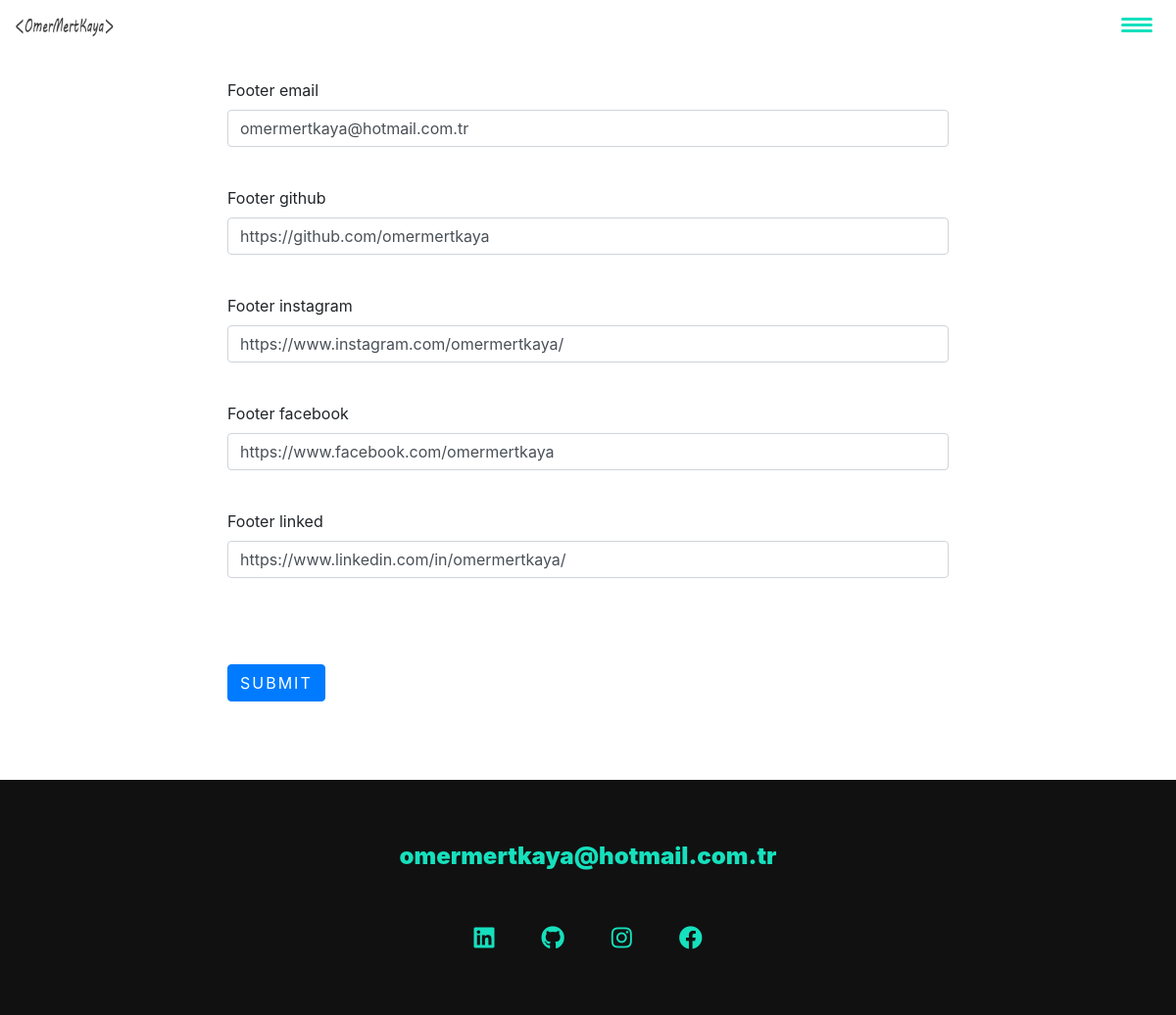
Page /update/footersection/1 (signed in) on the committed database.
### portapp/models.py (models this page shows)
class WebLogoName(models.Model):
    web_name = models.CharField(max_length=225,help_text="This is your site title")
    web_logo = models.ImageField(null= True, blank=True)

class FooterSection(models.Model):
    footer_linked = models.CharField(max_length=300, blank=True)
    footer_github = models.CharField(max_length=300, blank=True)
    footer_instagram = models.CharField(max_length=300, blank=True)
    footer_facebook = models.CharField(max_length=300, blank=True)
    footer_email = models.CharField(max_length=300, blank=True)

### portapp/views.py (the view)
# urls.py: path("update/footersection/<int:pk>", FooterSectionUpdateView.as_view(), name="update-footersection"),
class FooterSectionUpdateView(UpdateView):
    model = FooterSection
    template_name = "update_footersection.html"
    fields=['footer_linked','footer_github','footer_instagram','footer_facebook','footer_email']
    success_url ="/"
    def get_context_data(self, **kwargs):
            context = super().get_context_data(**kwargs)
            context["FooterSection"] = FooterSection.objects.get(id=1)
            context1 = super().get_context_data(**kwargs)
            context1["WebLogoName"] = WebLogoName.objects.get(id=1)
            context.update(context1)
            return context

### portapp/templates/update_footersection.html (shortened to what this page needs)
{% load static %}
{% if user.is_authenticated %}
<!DOCTYPE html>
<html lang="en">
<head>
    <link rel="stylesheet" type="text/css" href="{% static 'css/style.css' %}">
    <link rel="stylesheet" href="https://cdnjs.cloudflare.com/ajax/libs/normalize/7.0.0/normalize.min.css">
    <link rel="stylesheet" href="https://cdnjs.cloudflare.com/ajax/libs/font-awesome/5.11.2/css/all.css" />
    <link rel="stylesheet" href="https://stackpath.bootstrapcdn.com/bootstrap/4.1.3/css/bootstrap.min.css">
</head>
<body>
<header>
    <div class="logo">
        <a href="/">
        <img src="../../media/images/{{WebLogoName.web_logo}}" alt="">
        </a>
    </div>
    <button class="nav-toggle" aria-label="toggle navigation">
        <span class="hamburger"></span>
    </button>
</header>
        <section class="update__footersection" >
                {% load crispy_forms_tags %}
                        <form method="Post" enctype="multipart/form-data">
                                {{ form.footer_email|as_crispy_field}}
                                <br>
                                {{ form.footer_github|as_crispy_field}}
                                <br>
                                {{ form.footer_instagram|as_crispy_field}}
                                <br>
                                {{ form.footer_facebook|as_crispy_field}}
                                <br>
                                {{ form.footer_linked|as_crispy_field }}
                                <br>
                                <br>
                                <br>
                                <button type="submit" class="btn btn-primary">Submit</button>
                        </form>
        </section>
<footer class="footer">
    <a href="mailto:{{FooterSection.footer_email}}" class="footer__link">{{FooterSection.footer_email}}</a>
    <ul class="social-list">
        <li class="social-list__item">
            <a class="social-list__link" href="{{FooterSection.footer_linked}}">
                <i class="fab fa-linkedin"></i>
            </a>
        </li>
        <li class="social-list__item">
            <a class="social-list__link" href="{{FooterSection.footer_github}}">
                <i class="fab fa-github"></i>
            </a>
        </li>
        <li class="social-list__item">
            <a class="social-list__link" href="{{FooterSection.footer_instagram}}">
                <i class="fab fa-instagram"></i>
            </a>
        </li>
        <li class="social-list__item">
            <a class="social-list__link" href="{{FooterSection.footer_facebook}}">
                <i class="fab fa-facebook"></i>
            </a>
        </li>
    </ul>
</footer>
</body>
</html>
{% else %}
{% include "404.html" %}
{% endif %}

### static/css/style.css (style rules this page uses)
*, *::before, *::after { box-sizing: border-box; }
:root { --ff-primary: 'Source Sans Pro', sans-serif; --ff-secondary: 'Source Code Pro', monospace; --fw-reg: 300; --fw-bold: 900; --clr-light: #fff; --clr-dark: #303030; --clr-accent: #16e0bd; --fs-h1: 3rem; --fs-h2: 2.25rem; --fs-h3: 1.25rem; --fs-body: 1rem; --bs: 0.25em 0.25em 0.75em rgba(0,0,0,.25), 0.125em 0.125em 0.25em rgba(0,0,0,.15); }
@media (min-width: 800px) { :root { --fs-h1: 4.5rem; --fs-h2: 3.75rem; --fs-h3: 1.5rem; --fs-body: 1.125rem; } }
html { scroll-behavior: smooth; }
body { background: var(--clr-light); color: var(--clr-dark); margin: 0; font-family: var(--ff-primary); font-size: var(--fs-body); line-height: 1.6; }
section { padding: 5em 2em; }
img { display: block; max-width: 100%; }
.btn { display: inline-block; padding: .5em 2.5em; background: var(--clr-accent); color: var(--clr-dark); text-decoration: none; cursor: pointer; font-size: .8rem; text-transform: uppercase; letter-spacing: 2px; font-weight: var(--fw-bold); transition: transform 200ms ease-in-out; }
header { display: flex; justify-content: space-between; padding: 1em; position: fixed; z-index: 9999; width: 100%; }
.logo { max-width: 100px; }
.nav-toggle { padding: .5em; background: transparent; border: 0; cursor: pointer; position: absolute; right: 1em; top: 1em; z-index: 1000; }
.hamburger { display: block; position: relative; }
.hamburger, .hamburger::before, .hamburger::after { background: var(--clr-accent); width: 2em; height: 3px; border-radius: 1em; transition: transform 250ms ease-in-out; }
.hamburger::before, .hamburger::after { content: ''; position: absolute; left: 0; right: 0; }
.hamburger::before { top: 6px; }
.hamburger::after { bottom: 6px; }
.footer { background: #111; color: var(--clr-accent); text-align: center; padding: 2.5em 0; font-size: var(--fs-h3); }
.footer a { color: inherit; text-decoration: none; }
.footer__link { font-weight: var(--fw-bold); }
.social-list { list-style: none; display: flex; justify-content: center; margin: 2em 0 0; padding: 0; }
.social-list__item { margin: 0 .5em; }
.social-list__link { padding: .5em; }
.update__footersection { max-width: 800px; margin: auto; }

### rows in the picture
WebLogoName: web_logo (picture)
FooterSection: footer_email "omermertkaya@hotmail.com.tr", footer_github "https://github.com/omermertkaya", footer_instagram "https://www.instagram.com/omermertkaya/", footer_facebook "https://www.facebook.com/omermertkaya", footer_linked "https://www.linkedin.com/in/omermertkaya/"
